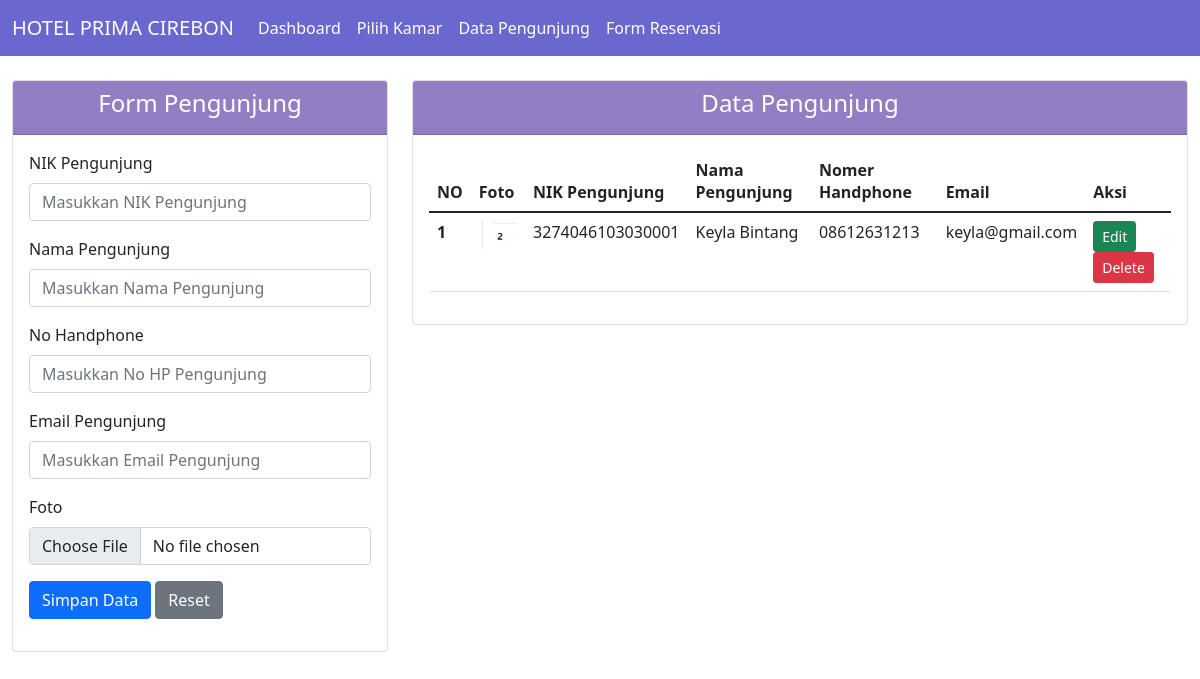
The app's page /data_pengunjung.php with its own data.
### tables this page shows
CREATE TABLE `data_pengunjung` (
  `nik` varchar(40) NOT NULL,
  `nama` varchar(40) NOT NULL,
  `no_hp` varchar(40) NOT NULL,
  `email` varchar(40) NOT NULL,
  `foto` varchar(150) NOT NULL
);

### database.php (called while the page is built, shortened)
<?php
class database
{
	var $host = "localhost";
	var $user = "root";
	var $pass = "root";
	var $db   = "20210120014_hotel";
	var $koneksi = "";
	function __construct()
	{
		$this->koneksi = mysqli_connect($this->host, $this->user, $this->pass, $this->db);
	}
	function data_pengunjung()
	{
		return mysqli_query($this->koneksi, "select * from data_pengunjung");
	}
}

### data_pengunjung.php (the view, shortened to what this page needs)
<?php
class dashboard
{
  function __construct()
  {
    include "menu.php";
  }
}
include('database.php');
$db = new database;
$data_pengunjung = $db->data_pengunjung();
?>
<!doctype html>
<html lang="en">
<head>
  <link href="https://cdn.jsdelivr.net/npm/bootstrap@5.1.3/dist/css/bootstrap.min.css" rel="stylesheet">
</head>
<body>
  <div class="container-fluid">
    <div class="row mt-4">
      <?php include "form_pengunjung.php" ?>
      <div class="col-md-8">
        <div class="card">
          <div class="card-header" style="background: #947EC3;">
            <h4 class="text-center text-white">Data Pengunjung</h4>
          </div>
          <div class="card-body">
            <div class="table-responsive">
              <table class="table table-stripped">
                <thead>
                  <tr>
                    <th scope="col">NO</th>
                    <th scope="col">Foto</th>
                    <th scope="col">NIK Pengunjung</th>
                    <th scope="col">Nama Pengunjung</th>
                    <th scope="col">Nomer Handphone</th>
                    <th scope="col">Email</th>
                    <th scope="col">Aksi</th>
                  </tr>
                </thead>
                <tbody>
                  <?php
                  $no = 1;
                  foreach ($data_pengunjung as $row) {
                  ?>
                    <tr>
                      <th><?php echo $no++; ?></th>
                      <td>
                        <img src="./doc/<?php echo "$row[foto]"; ?>" width="50px" class="img-fluid" alt="<?php echo "$row[foto]"; ?>">
                      </td>
                      <td><?php echo "$row[nik]"; ?></td>
                      <td><?php echo "$row[nama]"; ?></td>
                      <td><?php echo "$row[no_hp]"; ?></td>
                      <td><?php echo "$row[email]"; ?></td>
                      <td>
                        <?php echo "<a href='data_pengunjung.php?edit=update&&id=$row[nik]' class='btn btn-sm btn-success'>Edit</a>"; ?>
                        <?php echo "<a href='proses_pengunjung.php?aksi=delete&&id=$row[nik]' class='btn btn-sm btn-danger'  onclick='return confirm(Yakin akan menghapus data ini?)'>Delete</a>"; ?>
                      </td>
                    </tr>
                  <?php
                  }
                  ?>
                </tbody>
              </table>
            </div>
          </div>
        </div>
      </div>
    </div>
  </div>
</body>
</html>

### records on screen
data_pengunjung: foto (picture), nik "3274046103030001", nama "Keyla Bintang", no_hp "08612631213", email "keyla@gmail.com"
